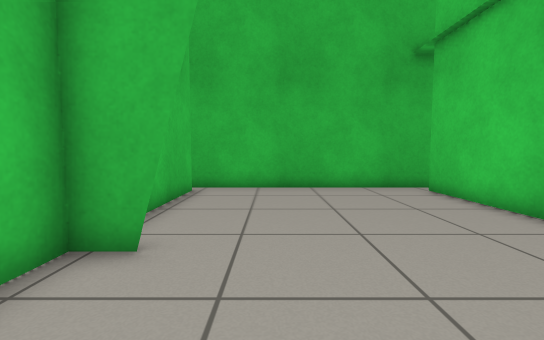
view 1 (above)

12 first-person views from a walk through a robot-simulator world made for Gazebo. The camera is 0.7 m above the floor, tilts 4° down and sees 90° across. The floor is counted in squares, 0.5 m on a side. Each view is taken from the middle of a square. On the plan, view 1 faces up. The plan holds only what a view shows up to about 13 squares ahead; the rest is blank.

view 2
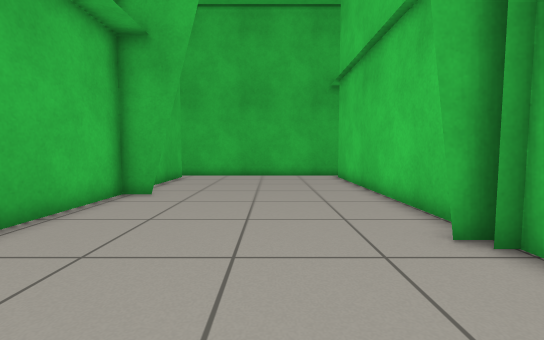

view 3
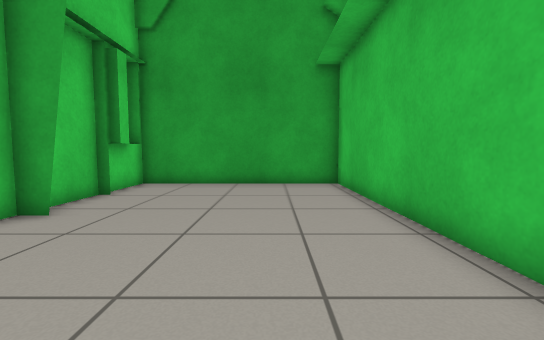

view 4
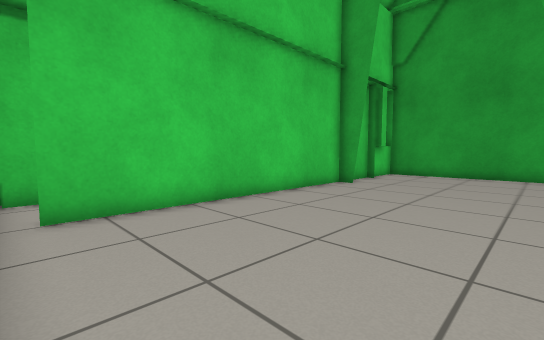

view 5
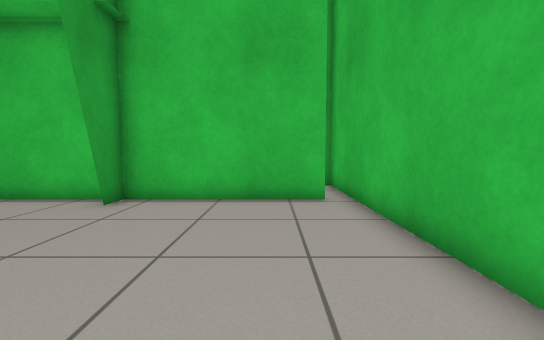

view 6
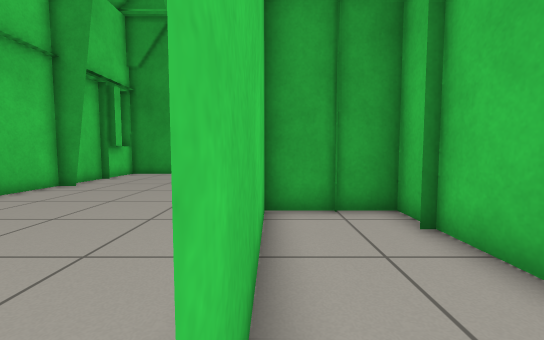

view 7
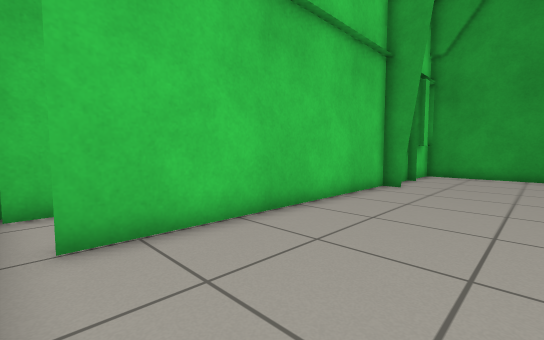

view 8
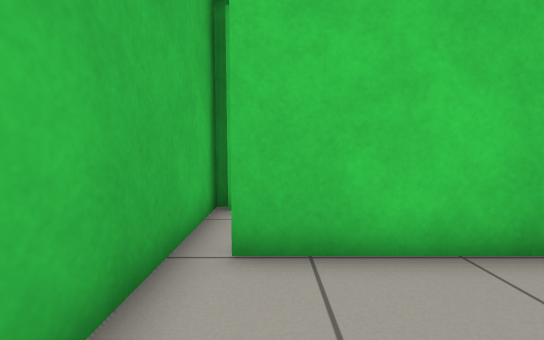

view 9
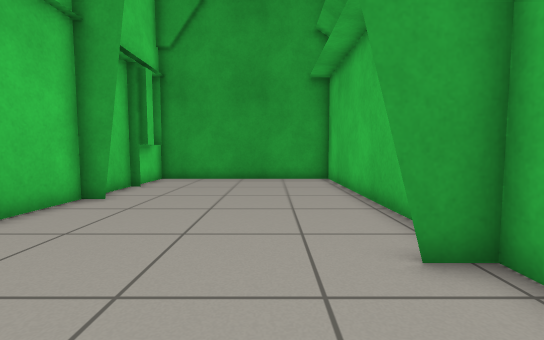

view 10
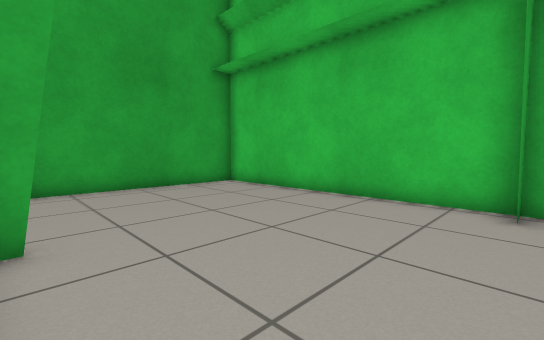

view 11
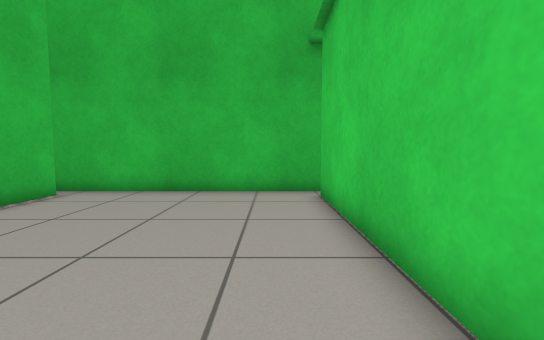

view 12
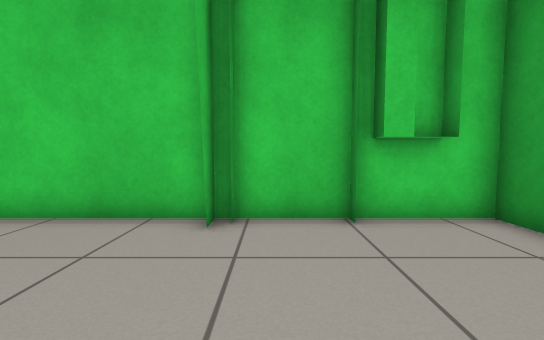

### Floor plan
Points are (right, up) in squares from view 1. A wall is a line through its corners. A room is listed if a view was taken in it or the views show most of it. See-through windows are left out.
Room 1 (views 1, 2, 3, 4, 5, 6, 7, 8, 9, 10, 11, 12)
walls: (4.2, -0.8) (5.6, -0.8) (4.4, -0.8); (-2.9, 3.7) (-0.9, 3.7) (-2.8, 3.7); (5.6, -1.2) (5.1, -1.2); (5.1, -3.6) (5.6, -3.6); (5, -4.6) (5, -4.1) (5.6, -4.1); (-2.8, 9.6) (-2.8, -6.6) (5.5, -6.6) (5.5, 9.6); (5.5, 10.4) (-3.5, 10.4)
ways out: opening at (-3, 10) to room 2; opening at (6, 10)
Room 2 (no view inside)
walls: (-5.9, 7.3) (-5.9, 3.7) (-2.9, 3.7); (-3.5, 10.4) (-6, 10.4); (-2.8, 3.7) (-2.8, 9.6)
ways out: opening at (-3, 10) to room 1

Positions as (right, up) in squares from view 1, and headings:
1: (0, 0), facing up
2: (2, -5), facing up
3: (0, 5), facing down
4: (-1, 10), facing down-right
5: (5, 8), facing left
6: (-3, 10), facing down
7: (1, 10), facing down-right
8: (2, 9), facing right
9: (0, 7), facing down
10: (5, 4), facing down-left
11: (4, 1), facing up
12: (0, -2), facing right
